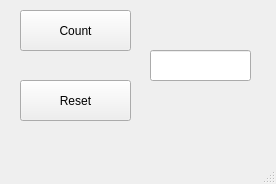
<?xml version="1.0" encoding="UTF-8"?>
<ui version="4.0">
 <class>MainWindow</class>
 <widget class="QMainWindow" name="MainWindow">
  <property name="geometry">
   <rect>
    <x>0</x>
    <y>0</y>
    <width>276</width>
    <height>184</height>
   </rect>
  </property>
  <property name="windowTitle">
   <string>MainWindow</string>
  </property>
  <widget class="QWidget" name="centralwidget">
   <widget class="QPushButton" name="countButton">
    <property name="geometry">
     <rect>
      <x>20</x>
      <y>10</y>
      <width>111</width>
      <height>41</height>
     </rect>
    </property>
    <property name="font">
     <font>
      <pointsize>9</pointsize>
     </font>
    </property>
    <property name="text">
     <string>Count</string>
    </property>
   </widget>
   <widget class="QPushButton" name="resetButton">
    <property name="geometry">
     <rect>
      <x>20</x>
      <y>80</y>
      <width>111</width>
      <height>41</height>
     </rect>
    </property>
    <property name="text">
     <string>Reset</string>
    </property>
   </widget>
   <widget class="QLineEdit" name="numberDisplay">
    <property name="geometry">
     <rect>
      <x>150</x>
      <y>50</y>
      <width>101</width>
      <height>31</height>
     </rect>
    </property>
   </widget>
  </widget>
  <widget class="QMenuBar" name="menubar">
   <property name="geometry">
    <rect>
     <x>0</x>
     <y>0</y>
     <width>276</width>
     <height>21</height>
    </rect>
   </property>
  </widget>
  <widget class="QStatusBar" name="statusbar"/>
 </widget>
 <resources/>
 <connections/>
</ui>
